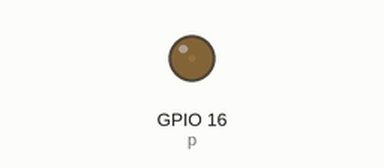
Simulated run of this program. Board: Raspberry Pi (BCM pin numbers). On the bench: output pins drawn as LEDs (lit = HIGH).

Above: at 0.05 s.
At 0.95 s:
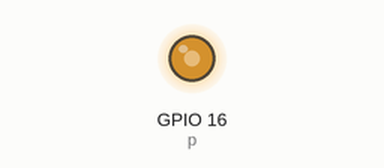
At 1.35 s:
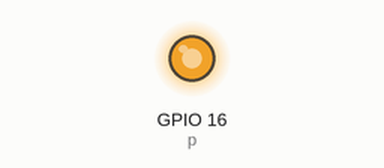
At 2.7 s:
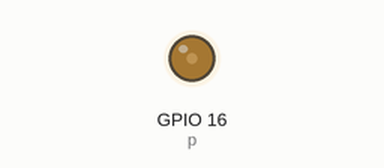
Timing chart, 0 to 7.0 s (numbered marks = the images above):
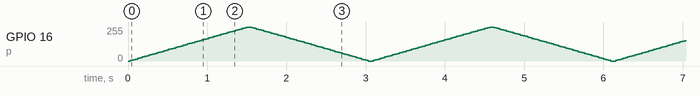

The program:

LED_Breathing.py
```python
import time
import RPi.GPIO as GPIO

GPIO.setmode(GPIO.BCM)
GPIO.setwarnings(False)

GPIO.setup(16, GPIO.OUT)

p = GPIO.PWM(16, 300)  # channel=16 frequency=300Hz
p.start(0)

try:
    while 1:
        for dc in range(0, 101, 2):
            p.ChangeDutyCycle(dc)
            time.sleep(0.03)
        for dc in range(100, -1, -2):
            p.ChangeDutyCycle(dc)
            time.sleep(0.03)

except KeyboardInterrupt:
    pass

p.stop()
GPIO.cleanup()
```
